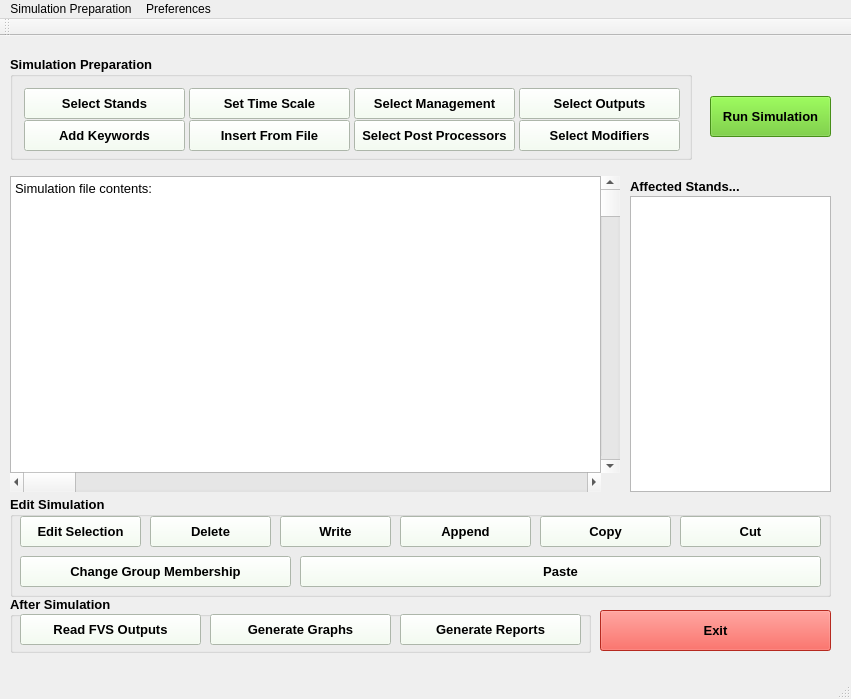
<?xml version="1.0" encoding="UTF-8"?>
<ui version="4.0">
 <class>MainWindow</class>
 <widget class="QMainWindow" name="MainWindow">
  <property name="geometry">
   <rect>
    <x>0</x>
    <y>0</y>
    <width>851</width>
    <height>699</height>
   </rect>
  </property>
  <property name="windowTitle">
   <string>MainWindow</string>
  </property>
  <widget class="QWidget" name="centralWidget">
   <widget class="QLabel" name="labelAffectedStands">
    <property name="geometry">
     <rect>
      <x>630</x>
      <y>140</y>
      <width>121</width>
      <height>20</height>
     </rect>
    </property>
    <property name="font">
     <font>
      <pointsize>10</pointsize>
      <weight>75</weight>
      <bold>true</bold>
     </font>
    </property>
    <property name="text">
     <string>Affected Stands...</string>
    </property>
   </widget>
   <widget class="QGroupBox" name="simulationPreparation">
    <property name="geometry">
     <rect>
      <x>10</x>
      <y>20</y>
      <width>682</width>
      <height>104</height>
     </rect>
    </property>
    <property name="sizePolicy">
     <sizepolicy hsizetype="MinimumExpanding" vsizetype="MinimumExpanding">
      <horstretch>0</horstretch>
      <verstretch>0</verstretch>
     </sizepolicy>
    </property>
    <property name="font">
     <font>
      <pointsize>10</pointsize>
      <weight>75</weight>
      <bold>true</bold>
     </font>
    </property>
    <property name="styleSheet">
     <string notr="true"/>
    </property>
    <property name="title">
     <string>Simulation Preparation</string>
    </property>
    <layout class="QGridLayout" name="gridLayout">
     <item row="0" column="0">
      <widget class="QPushButton" name="button_SelectStands">
       <property name="sizePolicy">
        <sizepolicy hsizetype="MinimumExpanding" vsizetype="MinimumExpanding">
         <horstretch>0</horstretch>
         <verstretch>0</verstretch>
        </sizepolicy>
       </property>
       <property name="minimumSize">
        <size>
         <width>161</width>
         <height>31</height>
        </size>
       </property>
       <property name="font">
        <font>
         <pointsize>10</pointsize>
        </font>
       </property>
       <property name="styleSheet">
        <string notr="true">background-color: rgb(242, 255, 238);</string>
       </property>
       <property name="text">
        <string>Select Stands</string>
       </property>
      </widget>
     </item>
     <item row="0" column="1">
      <widget class="QPushButton" name="button_SetTimeScale">
       <property name="sizePolicy">
        <sizepolicy hsizetype="MinimumExpanding" vsizetype="MinimumExpanding">
         <horstretch>0</horstretch>
         <verstretch>0</verstretch>
        </sizepolicy>
       </property>
       <property name="minimumSize">
        <size>
         <width>161</width>
         <height>31</height>
        </size>
       </property>
       <property name="font">
        <font>
         <pointsize>10</pointsize>
        </font>
       </property>
       <property name="styleSheet">
        <string notr="true">background-color: rgb(242, 255, 238);</string>
       </property>
       <property name="text">
        <string>Set Time Scale</string>
       </property>
      </widget>
     </item>
     <item row="0" column="2">
      <widget class="QPushButton" name="button_SelectManagement">
       <property name="sizePolicy">
        <sizepolicy hsizetype="MinimumExpanding" vsizetype="MinimumExpanding">
         <horstretch>0</horstretch>
         <verstretch>0</verstretch>
        </sizepolicy>
       </property>
       <property name="minimumSize">
        <size>
         <width>161</width>
         <height>31</height>
        </size>
       </property>
       <property name="font">
        <font>
         <pointsize>10</pointsize>
        </font>
       </property>
       <property name="styleSheet">
        <string notr="true">background-color: rgb(242, 255, 238);</string>
       </property>
       <property name="text">
        <string>Select Management</string>
       </property>
      </widget>
     </item>
     <item row="0" column="3">
      <widget class="QPushButton" name="button_SelectOutputs">
       <property name="sizePolicy">
        <sizepolicy hsizetype="MinimumExpanding" vsizetype="MinimumExpanding">
         <horstretch>0</horstretch>
         <verstretch>0</verstretch>
        </sizepolicy>
       </property>
       <property name="minimumSize">
        <size>
         <width>161</width>
         <height>31</height>
        </size>
       </property>
       <property name="font">
        <font>
         <pointsize>10</pointsize>
        </font>
       </property>
       <property name="styleSheet">
        <string notr="true">background-color: rgb(242, 255, 238);</string>
       </property>
       <property name="text">
        <string>Select Outputs</string>
       </property>
      </widget>
     </item>
     <item row="1" column="0">
      <widget class="QPushButton" name="button_AddKeywords">
       <property name="sizePolicy">
        <sizepolicy hsizetype="MinimumExpanding" vsizetype="MinimumExpanding">
         <horstretch>0</horstretch>
         <verstretch>0</verstretch>
        </sizepolicy>
       </property>
       <property name="minimumSize">
        <size>
         <width>161</width>
         <height>31</height>
        </size>
       </property>
       <property name="font">
        <font>
         <pointsize>10</pointsize>
        </font>
       </property>
       <property name="styleSheet">
        <string notr="true">background-color: rgb(242, 255, 238);</string>
       </property>
       <property name="text">
        <string>Add Keywords</string>
       </property>
      </widget>
     </item>
     <item row="1" column="1">
      <widget class="QPushButton" name="button_InsertFromFile">
       <property name="sizePolicy">
        <sizepolicy hsizetype="MinimumExpanding" vsizetype="MinimumExpanding">
         <horstretch>0</horstretch>
         <verstretch>0</verstretch>
        </sizepolicy>
       </property>
       <property name="minimumSize">
        <size>
         <width>161</width>
         <height>31</height>
        </size>
       </property>
       <property name="font">
        <font>
         <pointsize>10</pointsize>
        </font>
       </property>
       <property name="styleSheet">
        <string notr="true">background-color: rgb(242, 255, 238);</string>
       </property>
       <property name="text">
        <string>Insert From File</string>
       </property>
      </widget>
     </item>
     <item row="1" column="2">
      <widget class="QPushButton" name="button_SelectPostProcessors">
       <property name="sizePolicy">
        <sizepolicy hsizetype="MinimumExpanding" vsizetype="MinimumExpanding">
         <horstretch>0</horstretch>
         <verstretch>0</verstretch>
        </sizepolicy>
       </property>
       <property name="minimumSize">
        <size>
         <width>161</width>
         <height>31</height>
        </size>
       </property>
       <property name="font">
        <font>
         <pointsize>10</pointsize>
        </font>
       </property>
       <property name="styleSheet">
        <string notr="true">background-color: rgb(242, 255, 238);</string>
       </property>
       <property name="text">
        <string>Select Post Processors</string>
       </property>
      </widget>
     </item>
     <item row="1" column="3">
      <widget class="QPushButton" name="button_SelectModifiers">
       <property name="sizePolicy">
        <sizepolicy hsizetype="MinimumExpanding" vsizetype="MinimumExpanding">
         <horstretch>0</horstretch>
         <verstretch>0</verstretch>
        </sizepolicy>
       </property>
       <property name="minimumSize">
        <size>
         <width>161</width>
         <height>31</height>
        </size>
       </property>
       <property name="font">
        <font>
         <pointsize>10</pointsize>
        </font>
       </property>
       <property name="styleSheet">
        <string notr="true">background-color: rgb(242, 255, 238);</string>
       </property>
       <property name="text">
        <string>Select Modifiers</string>
       </property>
      </widget>
     </item>
    </layout>
   </widget>
   <widget class="QScrollBar" name="scrollBarVert">
    <property name="geometry">
     <rect>
      <x>600</x>
      <y>140</y>
      <width>20</width>
      <height>297</height>
     </rect>
    </property>
    <property name="styleSheet">
     <string notr="true"/>
    </property>
    <property name="orientation">
     <enum>Qt::Vertical</enum>
    </property>
   </widget>
   <widget class="QTextEdit" name="textEditSimFileContents">
    <property name="enabled">
     <bool>true</bool>
    </property>
    <property name="geometry">
     <rect>
      <x>10</x>
      <y>140</y>
      <width>591</width>
      <height>311</height>
     </rect>
    </property>
    <property name="sizePolicy">
     <sizepolicy hsizetype="MinimumExpanding" vsizetype="MinimumExpanding">
      <horstretch>0</horstretch>
      <verstretch>0</verstretch>
     </sizepolicy>
    </property>
    <property name="undoRedoEnabled">
     <bool>false</bool>
    </property>
    <property name="html">
     <string>&lt;!DOCTYPE HTML PUBLIC &quot;-//W3C//DTD HTML 4.0//EN&quot; &quot;http://www.w3.org/TR/REC-html40/strict.dtd&quot;&gt;
&lt;html&gt;&lt;head&gt;&lt;meta name=&quot;qrichtext&quot; content=&quot;1&quot; /&gt;&lt;style type=&quot;text/css&quot;&gt;
p, li { white-space: pre-wrap; }
&lt;/style&gt;&lt;/head&gt;&lt;body style=&quot; font-family:'MS Shell Dlg 2'; font-size:8.25pt; font-weight:400; font-style:normal;&quot;&gt;
&lt;p style=&quot; margin-top:0px; margin-bottom:0px; margin-left:0px; margin-right:0px; -qt-block-indent:0; text-indent:0px;&quot;&gt;&lt;span style=&quot; font-size:10pt;&quot;&gt;Simulation file contents:&lt;/span&gt;&lt;/p&gt;&lt;/body&gt;&lt;/html&gt;</string>
    </property>
   </widget>
   <widget class="QLabel" name="bgImage">
    <property name="geometry">
     <rect>
      <x>-30</x>
      <y>-40</y>
      <width>1200</width>
      <height>884</height>
     </rect>
    </property>
    <property name="styleSheet">
     <string notr="true"/>
    </property>
    <property name="text">
     <string/>
    </property>
   </widget>
   <widget class="QGroupBox" name="simulationAfter">
    <property name="geometry">
     <rect>
      <x>10</x>
      <y>560</y>
      <width>581</width>
      <height>57</height>
     </rect>
    </property>
    <property name="sizePolicy">
     <sizepolicy hsizetype="Preferred" vsizetype="Preferred">
      <horstretch>0</horstretch>
      <verstretch>0</verstretch>
     </sizepolicy>
    </property>
    <property name="font">
     <font>
      <pointsize>10</pointsize>
      <weight>75</weight>
      <bold>true</bold>
     </font>
    </property>
    <property name="styleSheet">
     <string notr="true"/>
    </property>
    <property name="title">
     <string>After Simulation</string>
    </property>
    <widget class="QPushButton" name="pushButton_41">
     <property name="geometry">
      <rect>
       <x>10</x>
       <y>18</y>
       <width>181</width>
       <height>31</height>
      </rect>
     </property>
     <property name="sizePolicy">
      <sizepolicy hsizetype="Minimum" vsizetype="Preferred">
       <horstretch>0</horstretch>
       <verstretch>0</verstretch>
      </sizepolicy>
     </property>
     <property name="font">
      <font>
       <pointsize>10</pointsize>
      </font>
     </property>
     <property name="styleSheet">
      <string notr="true">background-color: rgb(242, 255, 238);</string>
     </property>
     <property name="text">
      <string>Read FVS Outputs</string>
     </property>
    </widget>
    <widget class="QPushButton" name="pushButton_42">
     <property name="geometry">
      <rect>
       <x>390</x>
       <y>18</y>
       <width>181</width>
       <height>31</height>
      </rect>
     </property>
     <property name="sizePolicy">
      <sizepolicy hsizetype="Minimum" vsizetype="Preferred">
       <horstretch>0</horstretch>
       <verstretch>0</verstretch>
      </sizepolicy>
     </property>
     <property name="font">
      <font>
       <pointsize>10</pointsize>
      </font>
     </property>
     <property name="styleSheet">
      <string notr="true">background-color: rgb(242, 255, 238);</string>
     </property>
     <property name="text">
      <string>Generate Reports</string>
     </property>
    </widget>
    <widget class="QPushButton" name="pushButton_43">
     <property name="geometry">
      <rect>
       <x>200</x>
       <y>18</y>
       <width>181</width>
       <height>31</height>
      </rect>
     </property>
     <property name="sizePolicy">
      <sizepolicy hsizetype="Minimum" vsizetype="Preferred">
       <horstretch>0</horstretch>
       <verstretch>0</verstretch>
      </sizepolicy>
     </property>
     <property name="font">
      <font>
       <pointsize>10</pointsize>
      </font>
     </property>
     <property name="styleSheet">
      <string notr="true">background-color: rgb(242, 255, 238);</string>
     </property>
     <property name="text">
      <string>Generate Graphs</string>
     </property>
    </widget>
   </widget>
   <widget class="QPushButton" name="button_RunSim">
    <property name="geometry">
     <rect>
      <x>710</x>
      <y>60</y>
      <width>121</width>
      <height>41</height>
     </rect>
    </property>
    <property name="sizePolicy">
     <sizepolicy hsizetype="MinimumExpanding" vsizetype="MinimumExpanding">
      <horstretch>0</horstretch>
      <verstretch>0</verstretch>
     </sizepolicy>
    </property>
    <property name="font">
     <font>
      <pointsize>10</pointsize>
      <weight>75</weight>
      <bold>true</bold>
     </font>
    </property>
    <property name="styleSheet">
     <string notr="true">background-color: rgb(100, 200, 34);</string>
    </property>
    <property name="text">
     <string>Run Simulation</string>
    </property>
    <property name="flat">
     <bool>false</bool>
    </property>
   </widget>
   <widget class="QTextEdit" name="textEditAffectedStands">
    <property name="geometry">
     <rect>
      <x>630</x>
      <y>160</y>
      <width>201</width>
      <height>296</height>
     </rect>
    </property>
   </widget>
   <widget class="QScrollBar" name="scrollBarHoriz">
    <property name="geometry">
     <rect>
      <x>10</x>
      <y>436</y>
      <width>591</width>
      <height>20</height>
     </rect>
    </property>
    <property name="styleSheet">
     <string notr="true"/>
    </property>
    <property name="orientation">
     <enum>Qt::Horizontal</enum>
    </property>
   </widget>
   <widget class="QPushButton" name="button_Exit">
    <property name="geometry">
     <rect>
      <x>600</x>
      <y>574</y>
      <width>231</width>
      <height>41</height>
     </rect>
    </property>
    <property name="sizePolicy">
     <sizepolicy hsizetype="Minimum" vsizetype="Preferred">
      <horstretch>0</horstretch>
      <verstretch>0</verstretch>
     </sizepolicy>
    </property>
    <property name="font">
     <font>
      <pointsize>10</pointsize>
      <weight>75</weight>
      <bold>true</bold>
     </font>
    </property>
    <property name="styleSheet">
     <string notr="true">background-color: rgb(255, 57, 43);</string>
    </property>
    <property name="text">
     <string>Exit</string>
    </property>
   </widget>
   <widget class="QGroupBox" name="simulationEdit">
    <property name="geometry">
     <rect>
      <x>10</x>
      <y>460</y>
      <width>821</width>
      <height>101</height>
     </rect>
    </property>
    <property name="sizePolicy">
     <sizepolicy hsizetype="Preferred" vsizetype="Preferred">
      <horstretch>0</horstretch>
      <verstretch>0</verstretch>
     </sizepolicy>
    </property>
    <property name="font">
     <font>
      <pointsize>10</pointsize>
      <weight>75</weight>
      <bold>true</bold>
     </font>
    </property>
    <property name="styleSheet">
     <string notr="true"/>
    </property>
    <property name="title">
     <string>Edit Simulation</string>
    </property>
    <widget class="QPushButton" name="pushButton_44">
     <property name="geometry">
      <rect>
       <x>140</x>
       <y>20</y>
       <width>121</width>
       <height>31</height>
      </rect>
     </property>
     <property name="sizePolicy">
      <sizepolicy hsizetype="Minimum" vsizetype="Preferred">
       <horstretch>0</horstretch>
       <verstretch>0</verstretch>
      </sizepolicy>
     </property>
     <property name="font">
      <font>
       <pointsize>10</pointsize>
      </font>
     </property>
     <property name="styleSheet">
      <string notr="true">background-color: rgb(242, 255, 238);</string>
     </property>
     <property name="text">
      <string>Delete</string>
     </property>
    </widget>
    <widget class="QPushButton" name="pushButton_45">
     <property name="geometry">
      <rect>
       <x>390</x>
       <y>20</y>
       <width>131</width>
       <height>31</height>
      </rect>
     </property>
     <property name="sizePolicy">
      <sizepolicy hsizetype="Minimum" vsizetype="Preferred">
       <horstretch>0</horstretch>
       <verstretch>0</verstretch>
      </sizepolicy>
     </property>
     <property name="font">
      <font>
       <pointsize>10</pointsize>
      </font>
     </property>
     <property name="styleSheet">
      <string notr="true">background-color: rgb(242, 255, 238);</string>
     </property>
     <property name="text">
      <string>Append</string>
     </property>
    </widget>
    <widget class="QPushButton" name="pushButton_46">
     <property name="geometry">
      <rect>
       <x>270</x>
       <y>20</y>
       <width>111</width>
       <height>31</height>
      </rect>
     </property>
     <property name="sizePolicy">
      <sizepolicy hsizetype="Minimum" vsizetype="Preferred">
       <horstretch>0</horstretch>
       <verstretch>0</verstretch>
      </sizepolicy>
     </property>
     <property name="font">
      <font>
       <pointsize>10</pointsize>
      </font>
     </property>
     <property name="styleSheet">
      <string notr="true">background-color: rgb(242, 255, 238);</string>
     </property>
     <property name="text">
      <string>Write</string>
     </property>
    </widget>
    <widget class="QPushButton" name="pushButton_47">
     <property name="geometry">
      <rect>
       <x>10</x>
       <y>20</y>
       <width>121</width>
       <height>31</height>
      </rect>
     </property>
     <property name="sizePolicy">
      <sizepolicy hsizetype="Minimum" vsizetype="Preferred">
       <horstretch>0</horstretch>
       <verstretch>0</verstretch>
      </sizepolicy>
     </property>
     <property name="font">
      <font>
       <pointsize>10</pointsize>
      </font>
     </property>
     <property name="styleSheet">
      <string notr="true">background-color: rgb(242, 255, 238);</string>
     </property>
     <property name="text">
      <string>Edit Selection</string>
     </property>
    </widget>
    <widget class="QPushButton" name="pushButton_48">
     <property name="geometry">
      <rect>
       <x>530</x>
       <y>20</y>
       <width>131</width>
       <height>31</height>
      </rect>
     </property>
     <property name="sizePolicy">
      <sizepolicy hsizetype="Minimum" vsizetype="Preferred">
       <horstretch>0</horstretch>
       <verstretch>0</verstretch>
      </sizepolicy>
     </property>
     <property name="font">
      <font>
       <pointsize>10</pointsize>
      </font>
     </property>
     <property name="styleSheet">
      <string notr="true">background-color: rgb(242, 255, 238);</string>
     </property>
     <property name="text">
      <string>Copy</string>
     </property>
    </widget>
    <widget class="QPushButton" name="pushButton_49">
     <property name="geometry">
      <rect>
       <x>290</x>
       <y>60</y>
       <width>521</width>
       <height>31</height>
      </rect>
     </property>
     <property name="sizePolicy">
      <sizepolicy hsizetype="Minimum" vsizetype="Preferred">
       <horstretch>0</horstretch>
       <verstretch>0</verstretch>
      </sizepolicy>
     </property>
     <property name="font">
      <font>
       <pointsize>10</pointsize>
      </font>
     </property>
     <property name="styleSheet">
      <string notr="true">background-color: rgb(242, 255, 238);</string>
     </property>
     <property name="text">
      <string>Paste</string>
     </property>
    </widget>
    <widget class="QPushButton" name="pushButton_50">
     <property name="geometry">
      <rect>
       <x>10</x>
       <y>60</y>
       <width>271</width>
       <height>31</height>
      </rect>
     </property>
     <property name="sizePolicy">
      <sizepolicy hsizetype="Minimum" vsizetype="Preferred">
       <horstretch>0</horstretch>
       <verstretch>0</verstretch>
      </sizepolicy>
     </property>
     <property name="font">
      <font>
       <pointsize>10</pointsize>
      </font>
     </property>
     <property name="styleSheet">
      <string notr="true">background-color: rgb(242, 255, 238);</string>
     </property>
     <property name="text">
      <string>Change Group Membership</string>
     </property>
    </widget>
    <widget class="QPushButton" name="pushButton_51">
     <property name="geometry">
      <rect>
       <x>670</x>
       <y>20</y>
       <width>141</width>
       <height>31</height>
      </rect>
     </property>
     <property name="sizePolicy">
      <sizepolicy hsizetype="Minimum" vsizetype="Preferred">
       <horstretch>0</horstretch>
       <verstretch>0</verstretch>
      </sizepolicy>
     </property>
     <property name="font">
      <font>
       <pointsize>10</pointsize>
      </font>
     </property>
     <property name="styleSheet">
      <string notr="true">background-color: rgb(242, 255, 238);</string>
     </property>
     <property name="text">
      <string>Cut</string>
     </property>
    </widget>
   </widget>
   <zorder>bgImage</zorder>
   <zorder>labelAffectedStands</zorder>
   <zorder>scrollBarVert</zorder>
   <zorder>textEditSimFileContents</zorder>
   <zorder>simulationAfter</zorder>
   <zorder>button_RunSim</zorder>
   <zorder>textEditAffectedStands</zorder>
   <zorder>scrollBarHoriz</zorder>
   <zorder>button_Exit</zorder>
   <zorder>simulationEdit</zorder>
   <zorder>simulationPreparation</zorder>
  </widget>
  <widget class="QMenuBar" name="menuBar">
   <property name="geometry">
    <rect>
     <x>0</x>
     <y>0</y>
     <width>851</width>
     <height>21</height>
    </rect>
   </property>
   <widget class="QMenu" name="menuPreferences">
    <property name="title">
     <string>Preferences</string>
    </property>
    <addaction name="actionSuppose_Preferences"/>
   </widget>
   <widget class="QMenu" name="menuSimulation_Preparation">
    <property name="title">
     <string>Simulation Preparation</string>
    </property>
    <addaction name="actionSelect_Variant_and_Extension"/>
   </widget>
   <addaction name="menuSimulation_Preparation"/>
   <addaction name="menuPreferences"/>
  </widget>
  <widget class="QToolBar" name="mainToolBar">
   <attribute name="toolBarArea">
    <enum>TopToolBarArea</enum>
   </attribute>
   <attribute name="toolBarBreak">
    <bool>false</bool>
   </attribute>
  </widget>
  <widget class="QStatusBar" name="statusBar"/>
  <action name="actionSuppose_Preferences">
   <property name="text">
    <string>Suppose Preferences</string>
   </property>
  </action>
  <action name="actionSelect_Variant_and_Extension">
   <property name="text">
    <string>Select Variant and Extension</string>
   </property>
  </action>
 </widget>
 <layoutdefault spacing="6" margin="11"/>
 <tabstops>
  <tabstop>button_SelectStands</tabstop>
  <tabstop>button_SetTimeScale</tabstop>
  <tabstop>button_SelectManagement</tabstop>
  <tabstop>button_SelectOutputs</tabstop>
  <tabstop>button_AddKeywords</tabstop>
  <tabstop>button_InsertFromFile</tabstop>
  <tabstop>button_SelectPostProcessors</tabstop>
  <tabstop>button_SelectModifiers</tabstop>
  <tabstop>button_RunSim</tabstop>
  <tabstop>pushButton_47</tabstop>
  <tabstop>pushButton_44</tabstop>
  <tabstop>pushButton_46</tabstop>
  <tabstop>pushButton_45</tabstop>
  <tabstop>pushButton_48</tabstop>
  <tabstop>pushButton_51</tabstop>
  <tabstop>pushButton_50</tabstop>
  <tabstop>pushButton_49</tabstop>
  <tabstop>pushButton_41</tabstop>
  <tabstop>pushButton_43</tabstop>
  <tabstop>pushButton_42</tabstop>
  <tabstop>button_Exit</tabstop>
  <tabstop>textEditSimFileContents</tabstop>
  <tabstop>textEditAffectedStands</tabstop>
 </tabstops>
 <resources/>
 <connections/>
</ui>
